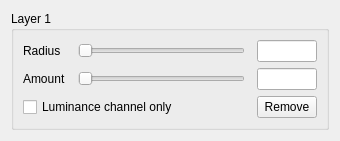
<?xml version="1.0" encoding="UTF-8"?>
<ui version="4.0">
 <class>sharpening_layer_widget</class>
 <widget class="QWidget" name="sharpening_layer_widget">
  <property name="geometry">
   <rect>
    <x>0</x>
    <y>0</y>
    <width>340</width>
    <height>130</height>
   </rect>
  </property>
  <property name="sizePolicy">
   <sizepolicy hsizetype="Preferred" vsizetype="Fixed">
    <horstretch>0</horstretch>
    <verstretch>0</verstretch>
   </sizepolicy>
  </property>
  <property name="windowTitle">
   <string>Form</string>
  </property>
  <layout class="QVBoxLayout" name="verticalLayout">
   <item>
    <widget class="QGroupBox" name="groupBox_layer">
     <property name="title">
      <string>Layer 1</string>
     </property>
     <layout class="QGridLayout" name="gridLayout" rowstretch="0,1,0" columnstretch="0,1,0">
      <property name="horizontalSpacing">
       <number>12</number>
      </property>
      <item row="1" column="1">
       <widget class="QSlider" name="horizontalSlider_amount">
        <property name="toolTip">
         <string>Increase / decrease the effect of this layer</string>
        </property>
        <property name="maximum">
         <number>200</number>
        </property>
        <property name="orientation">
         <enum>Qt::Horizontal</enum>
        </property>
       </widget>
      </item>
      <item row="1" column="2">
       <widget class="QLineEdit" name="lineEdit_amount">
        <property name="sizePolicy">
         <sizepolicy hsizetype="Fixed" vsizetype="Fixed">
          <horstretch>0</horstretch>
          <verstretch>0</verstretch>
         </sizepolicy>
        </property>
        <property name="minimumSize">
         <size>
          <width>60</width>
          <height>0</height>
         </size>
        </property>
        <property name="maximumSize">
         <size>
          <width>60</width>
          <height>16777215</height>
         </size>
        </property>
        <property name="toolTip">
         <string>Relative effect of this layer</string>
        </property>
       </widget>
      </item>
      <item row="0" column="1">
       <widget class="QSlider" name="horizontalSlider_radius">
        <property name="toolTip">
         <string>Change the radius of Gauss filter for this layer</string>
        </property>
        <property name="minimum">
         <number>1</number>
        </property>
        <property name="orientation">
         <enum>Qt::Horizontal</enum>
        </property>
       </widget>
      </item>
      <item row="0" column="2">
       <widget class="QLineEdit" name="lineEdit_radius">
        <property name="sizePolicy">
         <sizepolicy hsizetype="Fixed" vsizetype="Fixed">
          <horstretch>0</horstretch>
          <verstretch>0</verstretch>
         </sizepolicy>
        </property>
        <property name="minimumSize">
         <size>
          <width>60</width>
          <height>0</height>
         </size>
        </property>
        <property name="maximumSize">
         <size>
          <width>60</width>
          <height>16777215</height>
         </size>
        </property>
        <property name="toolTip">
         <string>Radius of Gauss filter</string>
        </property>
       </widget>
      </item>
      <item row="1" column="0">
       <widget class="QLabel" name="label_amount">
        <property name="text">
         <string>Amount</string>
        </property>
       </widget>
      </item>
      <item row="0" column="0">
       <widget class="QLabel" name="label_radius">
        <property name="text">
         <string>Radius</string>
        </property>
       </widget>
      </item>
      <item row="2" column="2">
       <widget class="QPushButton" name="pushButton_remove">
        <property name="sizePolicy">
         <sizepolicy hsizetype="Fixed" vsizetype="Fixed">
          <horstretch>0</horstretch>
          <verstretch>0</verstretch>
         </sizepolicy>
        </property>
        <property name="minimumSize">
         <size>
          <width>60</width>
          <height>0</height>
         </size>
        </property>
        <property name="maximumSize">
         <size>
          <width>60</width>
          <height>16777215</height>
         </size>
        </property>
        <property name="toolTip">
         <string>Remove this layer</string>
        </property>
        <property name="text">
         <string>Remove</string>
        </property>
       </widget>
      </item>
      <item row="2" column="0" colspan="2">
       <widget class="QCheckBox" name="checkBox_luminance">
        <property name="toolTip">
         <string>Apply sharpening only to luminance channel</string>
        </property>
        <property name="text">
         <string>Luminance channel only</string>
        </property>
       </widget>
      </item>
     </layout>
    </widget>
   </item>
  </layout>
 </widget>
 <resources/>
 <connections/>
</ui>
